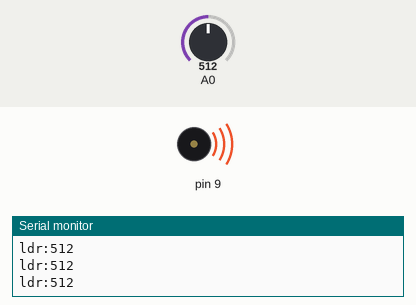
This sketch was run on a simulated Arduino Uno, built with avr-gcc and run on an emulated ATmega328P. Parts: buzzer (waves = sounding), the last lines printed to the serial monitor. The test bench sets the inputs (shaded band); at power-on: A0 = 512.

Above: at 1.2 s.
1.3 s: A0 set to 993
At 2.0 s:
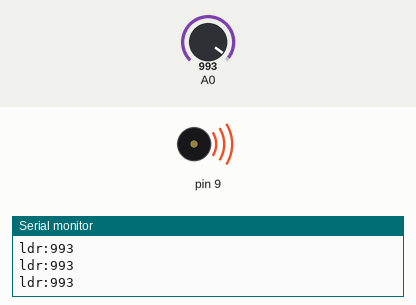
2.8 s: A0 set to 1014
At 3.6 s:
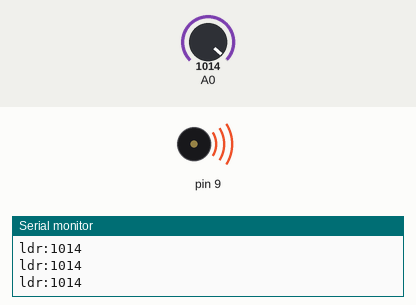
Timing chart, 0 to 5.8 s (numbered marks = the images above; inputs shaded):
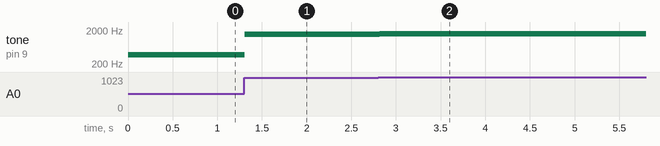

The sketch:

LDR_SPKR.ino
```cpp
int sensorVal = 0;

int pitch = 0;

void setup() {
  Serial.begin(9600);
}

void loop() {

  sensorVal = analogRead(A0);
  Serial.print("ldr:");
  Serial.println(sensorVal);
  pitch = map(sensorVal, 400, 1000, 120, 1500);
  tone(9, pitch, 10);
  delay(1);
}
```

Measured:
- after the input at 1.3 s, tone on pin 9: 377 Hz → 1483 Hz at once
- after the input at 2.8 s, tone on pin 9: 1483 Hz → 1532 Hz at once
